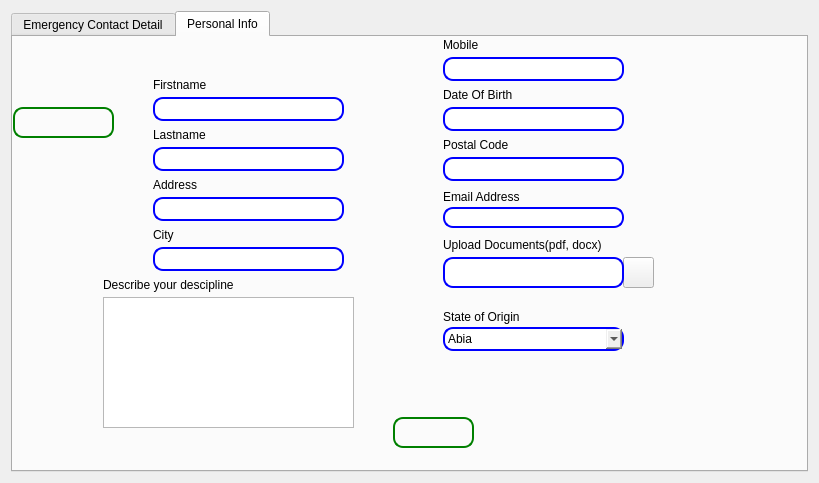
<?xml version="1.0" encoding="UTF-8"?>
<ui version="4.0">
 <class>StaffProfile</class>
 <widget class="QDialog" name="StaffProfile">
  <property name="geometry">
   <rect>
    <x>0</x>
    <y>0</y>
    <width>819</width>
    <height>483</height>
   </rect>
  </property>
  <property name="windowTitle">
   <string>Dialog</string>
  </property>
  <layout class="QGridLayout" name="gridLayout">
   <item row="0" column="0">
    <widget class="QTabWidget" name="tabWidget">
     <property name="currentIndex">
      <number>1</number>
     </property>
     <widget class="QWidget" name="PersonaInfo">
      <attribute name="title">
       <string>Emergency Contact Detail</string>
      </attribute>
      <widget class="QPushButton" name="pushButton">
       <property name="geometry">
        <rect>
         <x>260</x>
         <y>390</y>
         <width>80</width>
         <height>24</height>
        </rect>
       </property>
       <property name="text">
        <string>PushButton</string>
       </property>
      </widget>
      <widget class="QLineEdit" name="lineEdit_3">
       <property name="geometry">
        <rect>
         <x>140</x>
         <y>50</y>
         <width>191</width>
         <height>24</height>
        </rect>
       </property>
      </widget>
      <widget class="QPushButton" name="pushButton_4">
       <property name="geometry">
        <rect>
         <x>10</x>
         <y>90</y>
         <width>80</width>
         <height>24</height>
        </rect>
       </property>
       <property name="text">
        <string>Affix Image</string>
       </property>
      </widget>
      <widget class="QLabel" name="label_2">
       <property name="geometry">
        <rect>
         <x>10</x>
         <y>20</y>
         <width>81</width>
         <height>61</height>
        </rect>
       </property>
       <property name="styleSheet">
        <string notr="true">image: url(:/images/images/userprof.png);</string>
       </property>
       <property name="text">
        <string/>
       </property>
      </widget>
      <widget class="QLabel" name="label_13">
       <property name="geometry">
        <rect>
         <x>140</x>
         <y>30</y>
         <width>101</width>
         <height>20</height>
        </rect>
       </property>
       <property name="text">
        <string>Next of King Name</string>
       </property>
      </widget>
      <widget class="QLineEdit" name="lineEdit_6">
       <property name="geometry">
        <rect>
         <x>140</x>
         <y>110</y>
         <width>191</width>
         <height>24</height>
        </rect>
       </property>
      </widget>
      <widget class="QLabel" name="label_14">
       <property name="geometry">
        <rect>
         <x>140</x>
         <y>90</y>
         <width>111</width>
         <height>20</height>
        </rect>
       </property>
       <property name="text">
        <string>Next of King Mobile</string>
       </property>
      </widget>
      <widget class="QLabel" name="label_15">
       <property name="geometry">
        <rect>
         <x>140</x>
         <y>150</y>
         <width>111</width>
         <height>20</height>
        </rect>
       </property>
       <property name="text">
        <string>Next of King Address</string>
       </property>
      </widget>
      <widget class="QLineEdit" name="lineEdit_11">
       <property name="geometry">
        <rect>
         <x>140</x>
         <y>170</y>
         <width>211</width>
         <height>31</height>
        </rect>
       </property>
      </widget>
      <widget class="QLineEdit" name="lineEdit_12">
       <property name="geometry">
        <rect>
         <x>140</x>
         <y>230</y>
         <width>191</width>
         <height>21</height>
        </rect>
       </property>
      </widget>
      <widget class="QLabel" name="label_16">
       <property name="geometry">
        <rect>
         <x>140</x>
         <y>210</y>
         <width>121</width>
         <height>20</height>
        </rect>
       </property>
       <property name="text">
        <string>Next of King Email</string>
       </property>
      </widget>
      <widget class="QLabel" name="label_17">
       <property name="geometry">
        <rect>
         <x>140</x>
         <y>270</y>
         <width>111</width>
         <height>20</height>
        </rect>
       </property>
       <property name="text">
        <string>Next of King City</string>
       </property>
      </widget>
      <widget class="QLineEdit" name="lineEdit_13">
       <property name="geometry">
        <rect>
         <x>140</x>
         <y>290</y>
         <width>191</width>
         <height>21</height>
        </rect>
       </property>
      </widget>
     </widget>
     <widget class="QWidget" name="tab_2">
      <attribute name="title">
       <string>Personal Info</string>
      </attribute>
      <widget class="QLabel" name="label">
       <property name="geometry">
        <rect>
         <x>10</x>
         <y>10</y>
         <width>81</width>
         <height>61</height>
        </rect>
       </property>
       <property name="styleSheet">
        <string notr="true">image: url(:/images/images/userprof.png);</string>
       </property>
       <property name="text">
        <string/>
       </property>
      </widget>
      <widget class="QPushButton" name="pushButton_2">
       <property name="geometry">
        <rect>
         <x>0</x>
         <y>70</y>
         <width>101</width>
         <height>31</height>
        </rect>
       </property>
       <property name="styleSheet">
        <string notr="true">image: url(:/images/images/vect.jpg);

border: 2px solid green;
border-radius: 10px;
</string>
       </property>
       <property name="text">
        <string/>
       </property>
      </widget>
      <widget class="QLineEdit" name="firstname">
       <property name="geometry">
        <rect>
         <x>140</x>
         <y>60</y>
         <width>191</width>
         <height>24</height>
        </rect>
       </property>
       <property name="styleSheet">
        <string notr="true">border: 2px solid blue;
border-radius: 10px;
</string>
       </property>
      </widget>
      <widget class="QLineEdit" name="lastname">
       <property name="geometry">
        <rect>
         <x>140</x>
         <y>110</y>
         <width>191</width>
         <height>24</height>
        </rect>
       </property>
       <property name="styleSheet">
        <string notr="true">border: 2px solid blue;
border-radius: 10px;
</string>
       </property>
      </widget>
      <widget class="QLineEdit" name="address">
       <property name="geometry">
        <rect>
         <x>140</x>
         <y>160</y>
         <width>191</width>
         <height>24</height>
        </rect>
       </property>
       <property name="styleSheet">
        <string notr="true">border: 2px solid blue;
border-radius: 10px;
</string>
       </property>
      </widget>
      <widget class="QLineEdit" name="city">
       <property name="geometry">
        <rect>
         <x>140</x>
         <y>210</y>
         <width>191</width>
         <height>24</height>
        </rect>
       </property>
       <property name="styleSheet">
        <string notr="true">border: 2px solid blue;
border-radius: 10px;
</string>
       </property>
      </widget>
      <widget class="QLineEdit" name="mobile">
       <property name="geometry">
        <rect>
         <x>430</x>
         <y>20</y>
         <width>181</width>
         <height>24</height>
        </rect>
       </property>
       <property name="styleSheet">
        <string notr="true">border: 2px solid blue;
border-radius: 10px;
</string>
       </property>
      </widget>
      <widget class="QLineEdit" name="DOB">
       <property name="geometry">
        <rect>
         <x>430</x>
         <y>70</y>
         <width>181</width>
         <height>24</height>
        </rect>
       </property>
       <property name="styleSheet">
        <string notr="true">border: 2px solid blue;
border-radius: 10px;
</string>
       </property>
      </widget>
      <widget class="QLineEdit" name="lineEdit_9">
       <property name="geometry">
        <rect>
         <x>430</x>
         <y>120</y>
         <width>181</width>
         <height>24</height>
        </rect>
       </property>
       <property name="styleSheet">
        <string notr="true">border: 2px solid blue;
border-radius: 10px;
</string>
       </property>
      </widget>
      <widget class="QLineEdit" name="Emailaddr">
       <property name="geometry">
        <rect>
         <x>430</x>
         <y>170</y>
         <width>181</width>
         <height>21</height>
        </rect>
       </property>
       <property name="styleSheet">
        <string notr="true">border: 2px solid blue;
border-radius: 10px;
</string>
       </property>
      </widget>
      <widget class="QPushButton" name="submit">
       <property name="geometry">
        <rect>
         <x>380</x>
         <y>380</y>
         <width>81</width>
         <height>31</height>
        </rect>
       </property>
       <property name="font">
        <font>
         <pointsize>12</pointsize>
         <bold>true</bold>
        </font>
       </property>
       <property name="styleSheet">
        <string notr="true">image: url(:/images/images/sub.webp);

border: 2px solid green;
border-radius: 10px</string>
       </property>
       <property name="text">
        <string/>
       </property>
      </widget>
      <widget class="QLabel" name="label_3">
       <property name="geometry">
        <rect>
         <x>140</x>
         <y>40</y>
         <width>71</width>
         <height>16</height>
        </rect>
       </property>
       <property name="text">
        <string>Firstname</string>
       </property>
      </widget>
      <widget class="QLabel" name="label_4">
       <property name="geometry">
        <rect>
         <x>140</x>
         <y>90</y>
         <width>71</width>
         <height>16</height>
        </rect>
       </property>
       <property name="text">
        <string>Lastname</string>
       </property>
      </widget>
      <widget class="QLabel" name="label_5">
       <property name="geometry">
        <rect>
         <x>140</x>
         <y>140</y>
         <width>71</width>
         <height>16</height>
        </rect>
       </property>
       <property name="text">
        <string>Address</string>
       </property>
      </widget>
      <widget class="QLabel" name="label_6">
       <property name="geometry">
        <rect>
         <x>140</x>
         <y>190</y>
         <width>71</width>
         <height>16</height>
        </rect>
       </property>
       <property name="text">
        <string>City</string>
       </property>
      </widget>
      <widget class="QPushButton" name="attach">
       <property name="geometry">
        <rect>
         <x>610</x>
         <y>220</y>
         <width>31</width>
         <height>31</height>
        </rect>
       </property>
       <property name="styleSheet">
        <string notr="true">image: url(:/images/images/957304.png);</string>
       </property>
       <property name="text">
        <string/>
       </property>
      </widget>
      <widget class="QLabel" name="label_7">
       <property name="geometry">
        <rect>
         <x>90</x>
         <y>240</y>
         <width>161</width>
         <height>16</height>
        </rect>
       </property>
       <property name="text">
        <string>Describe your descipline</string>
       </property>
      </widget>
      <widget class="QLabel" name="label_8">
       <property name="geometry">
        <rect>
         <x>430</x>
         <y>0</y>
         <width>71</width>
         <height>16</height>
        </rect>
       </property>
       <property name="text">
        <string>Mobile</string>
       </property>
      </widget>
      <widget class="QLabel" name="label_9">
       <property name="geometry">
        <rect>
         <x>430</x>
         <y>50</y>
         <width>71</width>
         <height>16</height>
        </rect>
       </property>
       <property name="text">
        <string>Date Of Birth</string>
       </property>
      </widget>
      <widget class="QLineEdit" name="filePathEdit">
       <property name="geometry">
        <rect>
         <x>430</x>
         <y>220</y>
         <width>181</width>
         <height>31</height>
        </rect>
       </property>
       <property name="styleSheet">
        <string notr="true">border: 2px solid blue;
border-radius: 10px;
</string>
       </property>
      </widget>
      <widget class="QTextEdit" name="desciplinetext">
       <property name="geometry">
        <rect>
         <x>90</x>
         <y>260</y>
         <width>251</width>
         <height>131</height>
        </rect>
       </property>
      </widget>
      <widget class="QLabel" name="label_10">
       <property name="geometry">
        <rect>
         <x>430</x>
         <y>100</y>
         <width>71</width>
         <height>16</height>
        </rect>
       </property>
       <property name="text">
        <string>Postal Code</string>
       </property>
      </widget>
      <widget class="QLabel" name="label_11">
       <property name="geometry">
        <rect>
         <x>430</x>
         <y>150</y>
         <width>91</width>
         <height>20</height>
        </rect>
       </property>
       <property name="text">
        <string>Email Address</string>
       </property>
      </widget>
      <widget class="QLabel" name="label_12">
       <property name="geometry">
        <rect>
         <x>430</x>
         <y>200</y>
         <width>171</width>
         <height>16</height>
        </rect>
       </property>
       <property name="text">
        <string>Upload Documents(pdf, docx)</string>
       </property>
      </widget>
      <widget class="QLabel" name="label_18">
       <property name="geometry">
        <rect>
         <x>430</x>
         <y>270</y>
         <width>101</width>
         <height>20</height>
        </rect>
       </property>
       <property name="text">
        <string>State of Origin</string>
       </property>
      </widget>
      <widget class="QComboBox" name="StateComboBox">
       <property name="geometry">
        <rect>
         <x>430</x>
         <y>290</y>
         <width>181</width>
         <height>24</height>
        </rect>
       </property>
       <property name="styleSheet">
        <string notr="true">border: 2px solid blue;
border-radius: 10px;
</string>
       </property>
       <item>
        <property name="text">
         <string>Abia</string>
        </property>
       </item>
       <item>
        <property name="text">
         <string>Adamawa</string>
        </property>
       </item>
       <item>
        <property name="text">
         <string>AkwaIbom</string>
        </property>
       </item>
       <item>
        <property name="text">
         <string>Anambra</string>
        </property>
       </item>
       <item>
        <property name="text">
         <string>Bauchi</string>
        </property>
       </item>
       <item>
        <property name="text">
         <string>Bayelsa</string>
        </property>
       </item>
       <item>
        <property name="text">
         <string>Benue</string>
        </property>
       </item>
       <item>
        <property name="text">
         <string>Borno</string>
        </property>
       </item>
       <item>
        <property name="text">
         <string>Cross River</string>
        </property>
       </item>
       <item>
        <property name="text">
         <string>Delta</string>
        </property>
       </item>
       <item>
        <property name="text">
         <string>Ebonyi</string>
        </property>
       </item>
       <item>
        <property name="text">
         <string>Edo</string>
        </property>
       </item>
       <item>
        <property name="text">
         <string>Ekiti</string>
        </property>
       </item>
       <item>
        <property name="text">
         <string>Enugu</string>
        </property>
       </item>
       <item>
        <property name="text">
         <string>Gombe</string>
        </property>
       </item>
       <item>
        <property name="text">
         <string>Imo</string>
        </property>
       </item>
       <item>
        <property name="text">
         <string>Jigawa</string>
        </property>
       </item>
       <item>
        <property name="text">
         <string>Kaduna</string>
        </property>
       </item>
       <item>
        <property name="text">
         <string>Kastina</string>
        </property>
       </item>
       <item>
        <property name="text">
         <string>Kebbi</string>
        </property>
       </item>
       <item>
        <property name="text">
         <string>Kogi</string>
        </property>
       </item>
       <item>
        <property name="text">
         <string>Kwara</string>
        </property>
       </item>
       <item>
        <property name="text">
         <string>Lagos</string>
        </property>
       </item>
       <item>
        <property name="text">
         <string>Nasarawa</string>
        </property>
       </item>
       <item>
        <property name="text">
         <string>Niger</string>
        </property>
       </item>
       <item>
        <property name="text">
         <string>Ondo</string>
        </property>
       </item>
       <item>
        <property name="text">
         <string>Ogun</string>
        </property>
       </item>
       <item>
        <property name="text">
         <string>Osun</string>
        </property>
       </item>
       <item>
        <property name="text">
         <string>Oyo</string>
        </property>
       </item>
       <item>
        <property name="text">
         <string>Plateau</string>
        </property>
       </item>
       <item>
        <property name="text">
         <string>Rivers</string>
        </property>
       </item>
       <item>
        <property name="text">
         <string>Sokoto</string>
        </property>
       </item>
       <item>
        <property name="text">
         <string>Taraba</string>
        </property>
       </item>
       <item>
        <property name="text">
         <string>Yobe</string>
        </property>
       </item>
       <item>
        <property name="text">
         <string>Zamfara</string>
        </property>
       </item>
       <item>
        <property name="text">
         <string>F.C.T(Federa Capital Territory)</string>
        </property>
       </item>
       <item>
        <property name="text">
         <string/>
        </property>
       </item>
       <item>
        <property name="text">
         <string/>
        </property>
       </item>
      </widget>
     </widget>
    </widget>
   </item>
  </layout>
 </widget>
 <resources/>
 <connections/>
</ui>
